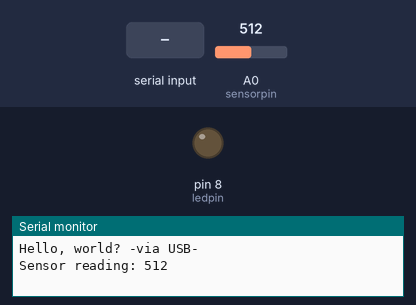
Recording of a sketch running on a simulated Arduino Uno, built with avr-gcc and run on an emulated ATmega328P. Shown: output pins drawn as LEDs (lit = HIGH), the last lines printed to the serial monitor. Inputs (shaded band) come from the test bench; at power-on: A0 (sensorpin) = 512.

Above: at 1.2 s.
1.3 s: "H" received over the second serial link
At 2.1 s:
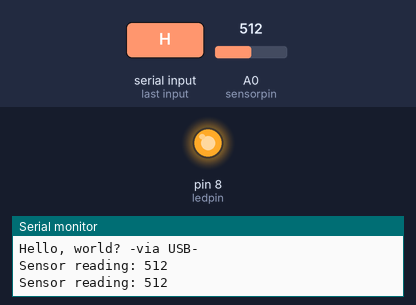
2.8 s: "1" received over the second serial link
At 4.1 s:
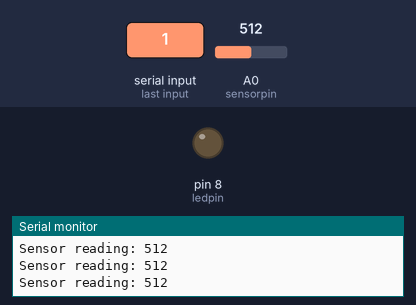
Timing chart, 0 to 5.8 s (numbered marks = the images above; inputs shaded):
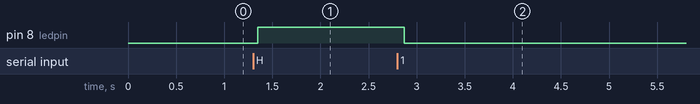

The sketch:

_1218c_-_Bluetooth_connectivity_with_the_HC-06_module.ino
```cpp
/*  1218c - Bluetooth connection demo with the HC-06
 *
 * This sketch shows you how to control an LED from the serial monitor and to
 * display readings from an analog sensor (photoresistor) using a wireless serial
 * connection with the HC-06 module.
 *
 * The HC-06 is using Software Serial implemented on pins 10 and 11.
 *
 * Once you have the connections completed, with the HC-06 not powered, upload
 * this sketch via the USB cable. Then disconnect the USB cable, and power up the
 * HC-06. Connect the HC-06 to your computer as you do with any Bluetooth device.
 * The pairing key is "1234".
 *
 * In the Arduino IDE, select the HC-06 from the list of available devices. Then,
 * start the serial monitor. Ensure that there is no line ending in the monitor.
 * In the input field, type "H" to turn the LED on, and press Enter. The LED should
 * turn on. Send any other character to turn off the LED.
 *
 * The Arduino will send regular updates with the value of the photoresistor.
 *
 * This sketch was written by Peter Dalmaris for Arduino Step by Step.
 *
 * Components
 * ----------
 *  - Arduino Uno
 *  - 1 x 330 Ohm resistor for the LED
 *  - 1 x LED
 *  - 1 x 10 kOhm resistor for the photoresistor
 *  - 1 x photoresistor
 *  - 1 x HC-06 Bluetooth module
 *  - An external power supply for the Arduino
 *  - Breadboard
 *  - Jumper wires
 *
 *  Libraries
 *  ---------
 *  - SoftwareSerial
 *
 * Connections
 * -----------
*  Arduino Uno and HC-06:
 *
 *  Arduino Uno   |     HC-06
 *  ------------------------------
 *        5V      |       VCC
 *        GND     |       GND
 *        11      |       RXD
 *        10      |       TXD
 *
 * Coneect the 330 Ohm resistor in series with the LED.
 *
 * Connect the anode of the LED to Arduino digital pin 8, and
 * its cathode to GND.
 *
 * Connect the photoresistor and the 10 kOhm resistor in series. Connect
 * the junction of the photoresistor and resistor to analog pin A0 on the
 * Arduino. Connect GND and 5V to the other two ends of the
 * resistor-photoresistor segment (it does not matter which goes where
 * for this example).
 *
 * You can use the Arduino IDE serial monitor to connect to the
 * Arduino's USB serial port.
 *
 * For the Bluetooth connection, you will have to use a second serial
 * terminal. On Mac OS or Linux, you can use the "screen" utility.
 *
 * Start the terminal and type "screen /dev/cu.HC-06-DevB 9600 -L". The
 * connection will stream text from the Arduino, and you can hit any key
 * send text back to the Arduino. To quit screen, type Ctr-A followed by
 * Ctr-B.
 *
 * On Windows, you can use a utility like Putty.
 *
 *  Created on October 16 2017 by Peter Dalmaris
 *
 */

#include <SoftwareSerial.h>

SoftwareSerial mySerial(10, 11); // RX, TX

char val; // variable to receive data from the serial port
int ledpin = 8; // LED connected to pin 8 (on-board LED)

int sensorpin = 0; //Analog pin

unsigned long lastConnectionTime = 0;
const unsigned long postingInterval = 1000;


void setup() {

  pinMode(ledpin, OUTPUT);  // pin 8 (on-board LED) as OUTPUT

  // set the data rate for the SoftwareSerial port
  mySerial.begin(9600);
  Serial.begin(9600);
  mySerial.println("Hello, world? -via BT-");
  Serial.println("Hello, world? -via USB-");
}

void loop() {

  if( mySerial.available() )       // if data is available to read
  {
    val = mySerial.read();         // read it and store it in 'val'
  }
  if( val == 'H' )               // if 'H' was received
  {
    digitalWrite(ledpin, HIGH);  // turn ON the LED
  } else {
    digitalWrite(ledpin, LOW);   // otherwise turn it OFF
  }
  delay(100);                    // wait 100ms for next reading

  if((millis() - lastConnectionTime > postingInterval)) {
            int ana_A = analogRead(sensorpin);
            mySerial.print("Sensor reading: ");
            mySerial.println(ana_A);
            Serial.print("Sensor reading: ");
            Serial.println(ana_A);
            lastConnectionTime = millis();
  }
}
```

Measured:
- after the input at 1.3 s, pin 8 (ledpin): LOW → HIGH after 0.05 s
- after the input at 2.8 s, pin 8 (ledpin): HIGH → LOW after 0.07 s
